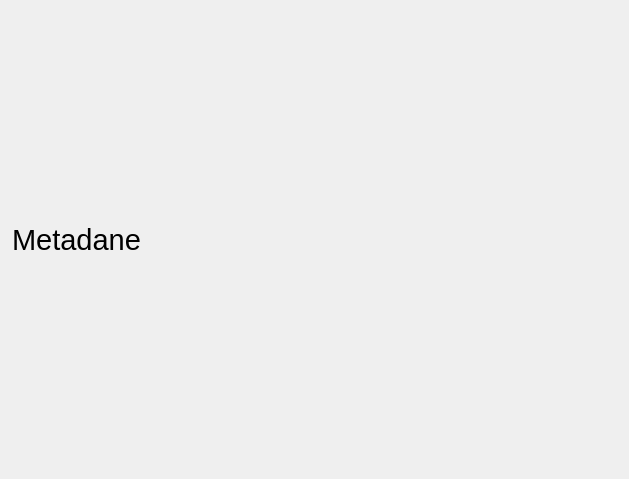
<?xml version="1.0" encoding="UTF-8"?>
<ui version="4.0">
 <class>exif_statistics_window</class>
 <widget class="QWidget" name="exif_statistics_window">
  <property name="windowModality">
   <enum>Qt::NonModal</enum>
  </property>
  <property name="geometry">
   <rect>
    <x>0</x>
    <y>0</y>
    <width>629</width>
    <height>479</height>
   </rect>
  </property>
  <property name="font">
   <font>
    <pointsize>9</pointsize>
   </font>
  </property>
  <property name="windowTitle">
   <string>Metadane</string>
  </property>
  <layout class="QVBoxLayout" name="verticalLayout">
   <property name="spacing">
    <number>6</number>
   </property>
   <property name="leftMargin">
    <number>12</number>
   </property>
   <property name="topMargin">
    <number>12</number>
   </property>
   <property name="rightMargin">
    <number>12</number>
   </property>
   <property name="bottomMargin">
    <number>12</number>
   </property>
   <item>
    <widget class="QLabel" name="title_label">
     <property name="font">
      <font>
       <pointsize>22</pointsize>
      </font>
     </property>
     <property name="text">
      <string>Metadane</string>
     </property>
    </widget>
   </item>
  </layout>
 </widget>
 <resources/>
 <connections/>
</ui>
